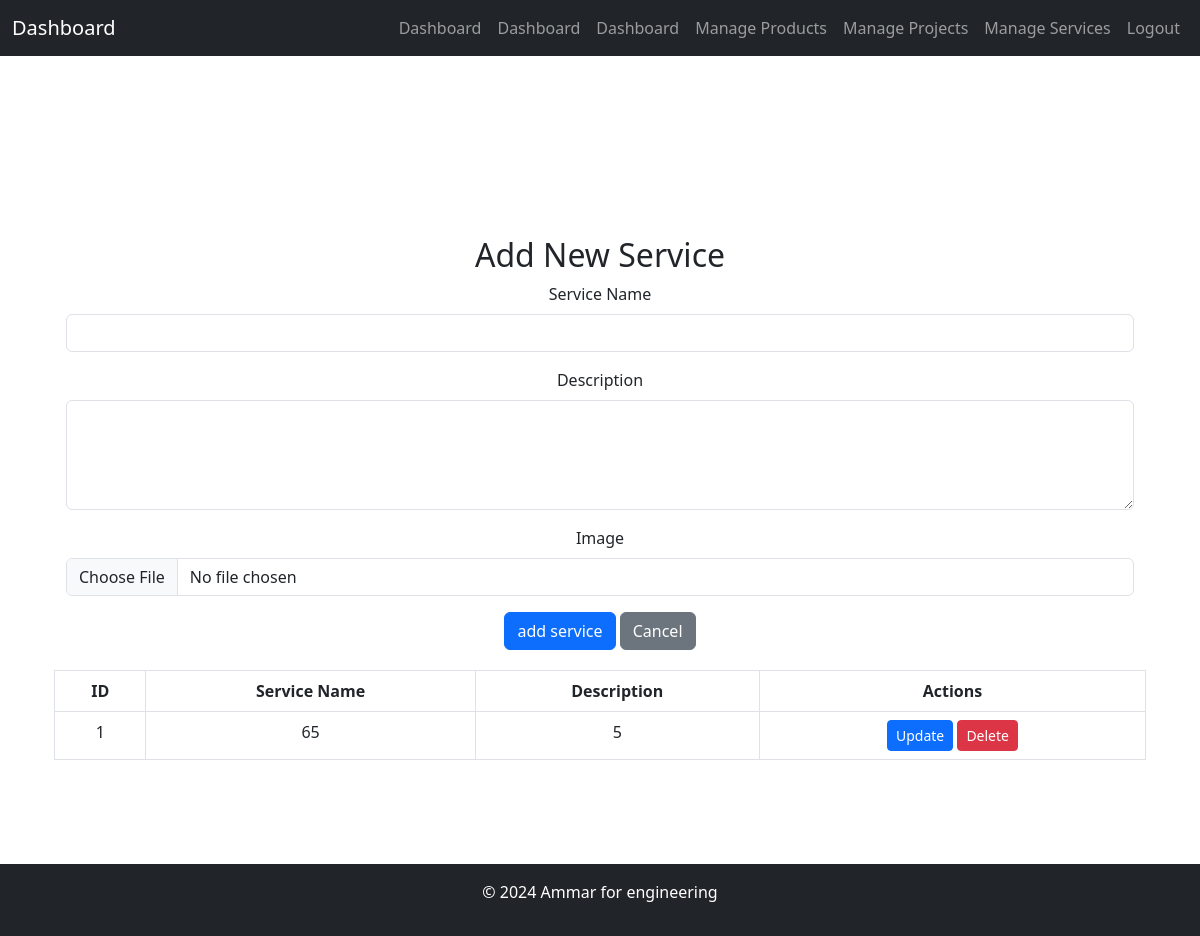
The app's page /admin/services with its own data.
### app/models/ourSevices.py (models this page shows, shortened)
class Service(db.Model):
    __tablename__ = 'services'
    id = db.Column(db.Integer, primary_key=True)
    title = db.Column(db.String(100), nullable=False)
    description = db.Column(db.Text, nullable=False)
    image_url = db.Column(db.String(255), nullable=False)

### app/routes/admin_routes.py (the view, shortened to what this page needs)
@admin_bp.route('/services', methods=['GET', 'POST'])
def services():
    services = Service.query.all()
    return render_template('admin/manage_services.html',services=services, title=service_page_title)

### app/templates/admin/manage_services.html (shortened to what this page needs)
{% extends 'admin/base.html' %}
{% block content %}
<div class="container mt-5">
    {% include 'admin/add_service.html' with context %}
    <table class="table table-bordered">
        <thead>
            <tr>
                <th>ID</th>
                <th>Service Name</th>
                <th>Description</th>
                <th>Actions</th>
            </tr>
        </thead>
        <tbody>
            {% for service in services %}
            <tr>
                <td>{{ service.id }}</td>
                <td>{{ service.title }}</td>
                <td>{{ service.description }}</td>
                <td>
                    <button class="btn btn-primary btn-sm" data-bs-toggle="modal" data-bs-target="#editeModal{{ service.id }}">
                        Update
                    </button>
                    <form action="{{ url_for('admin.delete_service', service_id=service.id) }}" method="POST" class="d-inline-block">
                        <button type="submit" class="btn btn-danger btn-sm" onclick="return confirm('Are you sure you want to delete this service?')">Delete</button>
                    </form>
                </td>
            </tr>
            {% endfor %}
        </tbody>
    </table>
</div>
{% endblock %}

### app/static/styles/styles.css (style rules this page uses)
body { background-color: #001f3f; color: white; font-family: Arial, sans-serif; }
.container { text-align: center; padding: 20px; }

### records on screen
Service: id "1", title "65", description "5"
